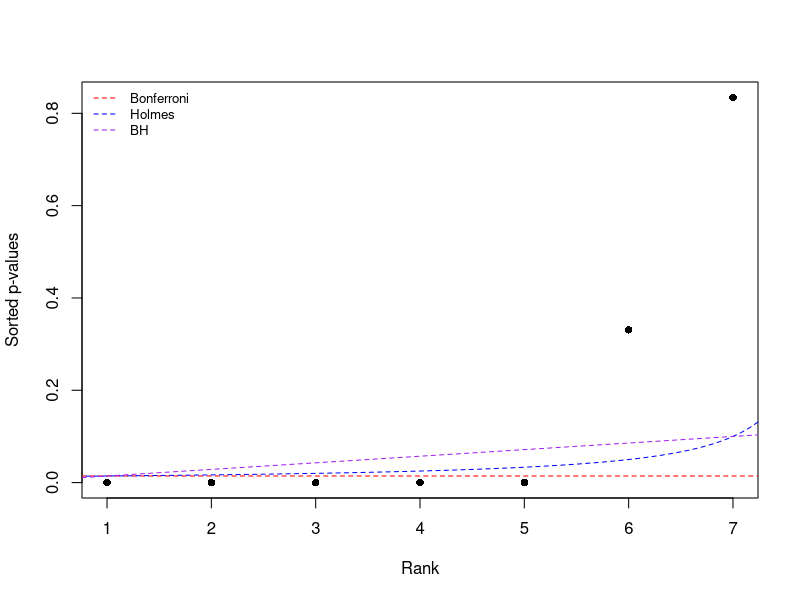

R code for this plot:
p1 <- 0.00025
p2 <- 8.3*10^-16
p3 <- 1.2*10^-12
p4 <- 2.9*10^-6
p5 <- 0.00018
p6 <- 0.83448
p7 <- 0.33104

alpha.star <- 0.1
p = c(p1, p2, p3, p4, p5, p6, p7)
M <- length(p)
rank <- seq(0, M+1, 0.001)

plot(x = 1:M, y = sort(p), pch = 16, ylab = "Sorted p-values", xlab = "Rank", 
     ylim = c(0, max(alpha.star, max(p))), xaxt = "n")
axis(side = 1, at = 1:M, labels = 1:M)

abline(h = alpha.star/M, col = "red", lty = 2)
lines(x = rank, y = alpha.star/(M-rank+1), col = "blue", lty = 2)
abline(a = 0, b = alpha.star/M, col = "purple", lty = 2)

legend("topleft", legend = c("Bonferroni", "Holmes", "BH"), bty = "n", 
        col = c("red", "blue", "purple"), lty = 2, cex = 0.8)
